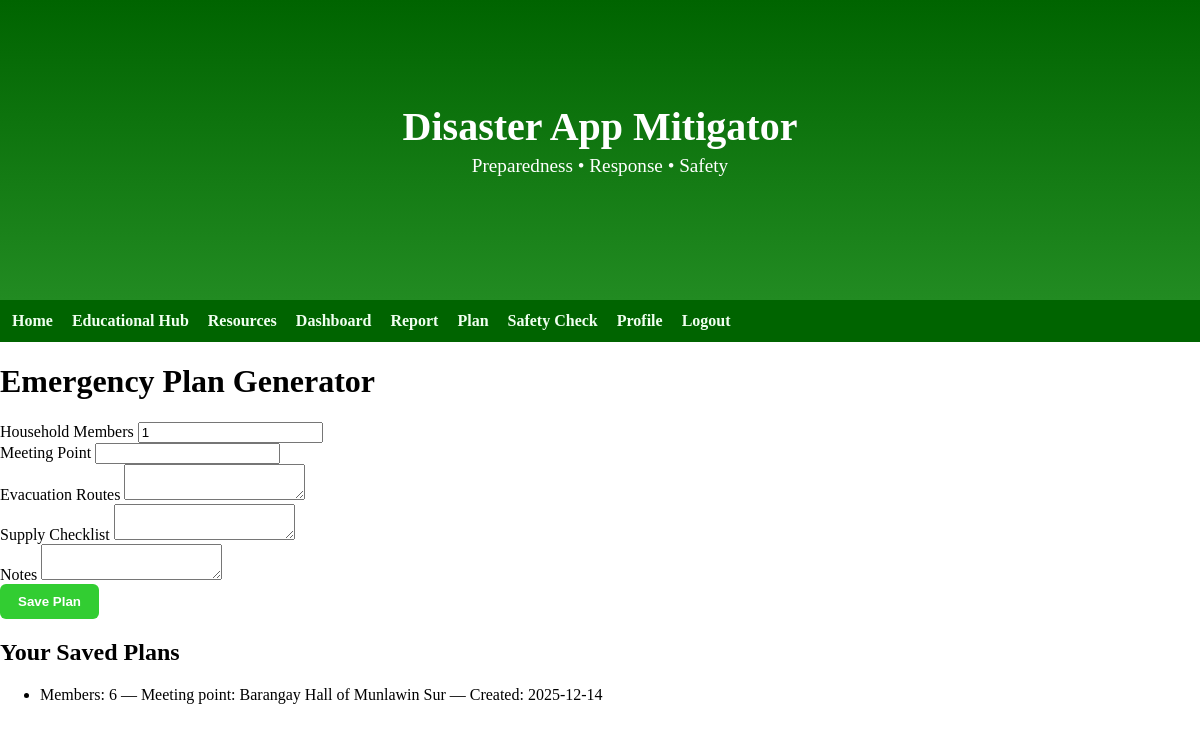
The page /emergencyplangenerator (signed in) on the database its author committed.
### python/models.py (models this page shows)
class EmergencyPlan(db.Model):
    __tablename__ = "emergency_plan"
    id = db.Column(db.Integer, primary_key=True)
    user_id = db.Column(db.Integer, db.ForeignKey("user.id"), nullable=False)
    household_members = db.Column(db.Integer, default=1)
    meeting_point = db.Column(db.String(255))
    evacuation_routes = db.Column(db.Text)
    supply_checklist = db.Column(db.Text)
    notes = db.Column(db.Text)
    created_at = db.Column(db.DateTime, default=datetime.utcnow)
    user = db.relationship("User")

### app.py (the view, shortened to what this page needs)
@app.route("/emergencyplangenerator", methods=["GET", "POST"])
@login_required
def emergencyplangenerator():
    form = PlanForm()
    plans = EmergencyPlan.query.filter_by(user_id=session["user_id"]).order_by(EmergencyPlan.created_at.desc()).all()
    return render_template("emergencyplangenerator.html", form=form, plans=plans)

### python/forms.py
class PlanForm(FlaskForm):
    household_members = IntegerField("Household Members", validators=[Optional(), NumberRange(min=1)], default=1)
    meeting_point = StringField("Meeting Point", validators=[Optional(), Length(max=255)])
    evacuation_routes = TextAreaField("Evacuation Routes", validators=[Optional()])
    supply_checklist = TextAreaField("Supply Checklist", validators=[Optional()])
    notes = TextAreaField("Notes", validators=[Optional()])
    submit = SubmitField("Save Plan")

### python/utils.py (called while the page is built)
def login_required(f):
    @wraps(f)
    def decorated_function(*args, **kwargs):
        if not session.get("user_id"):
            flash("Please log in to access this page.")
            return redirect(url_for("login"))
        return f(*args, **kwargs)
    return decorated_function

### templates/emergencyplangenerator.html (shortened to what this page needs)
{% extends "base.html" %}
{% block content %}
  <h1>Emergency Plan Generator</h1>
  <form method="post">
    <div>{{ form.household_members.label }} {{ form.household_members() }}</div>
    <div>{{ form.meeting_point.label }} {{ form.meeting_point() }}</div>
    <div>{{ form.evacuation_routes.label }} {{ form.evacuation_routes() }}</div>
    <div>{{ form.supply_checklist.label }} {{ form.supply_checklist() }}</div>
    <div>{{ form.notes.label }} {{ form.notes() }}</div>
    <div>{{ form.submit() }}</div>
  </form>
  <h2>Your Saved Plans</h2>
  <ul>
    {% for p in plans %}
      <li>
        Members: {{ p.household_members }} —
        Meeting point: {{ p.meeting_point or "Not set" }} —
        Created: {{ p.created_at.strftime("%Y-%m-%d") }}
      </li>
    {% else %}
      <li>No plans yet.</li>
    {% endfor %}
  </ul>
{% endblock %}

### static/css/style.css (style rules this page uses)
body, .navbar { margin: 0; padding: 0; }
button, input[type="submit"] { background: #a0522d; color: #fff8dc; border: none; padding: 10px 18px; border-radius: 20px; cursor: pointer; font-weight: bold; }
body::before { content: ""; position: fixed; top: 0; left: 0; right: 0; bottom: 0; background: rgba(255, 255, 255, 0.6); z-index: -1; }
button, input[type="submit"] { background-color: #32cd32; color: white; border: none; padding: 10px 18px; border-radius: 6px; cursor: pointer; font-weight: bold; }

### rows shown on the page
EmergencyPlan: household_members "6", meeting_point "Barangay Hall of Munlawin Sur", created_at "2025-12-14"
